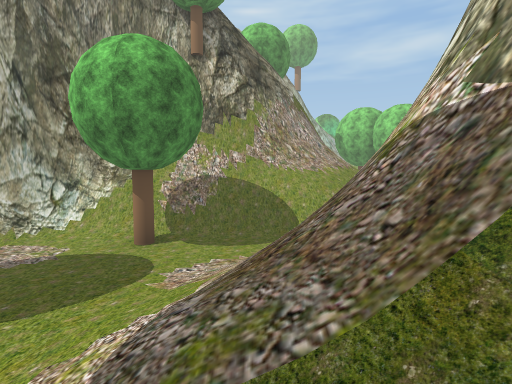
view 1 (above)

18 first-person views from a walk through a scene from a Unity 3-D project. The camera is 1.5 m above the floor, tilts 4° down and sees 80° across. The floor is counted in squares, 2 m on a side. Each view is taken from the middle of a square. On the plan, view 1 faces up. The plan holds only what a view shows up to about 10 squares ahead; the rest is blank. The place goes on beyond the plan. Some trees and plants on the terrain are drawn as simple stand-ins. The player character is not drawn. Some surface patterns are stand-ins.

view 2
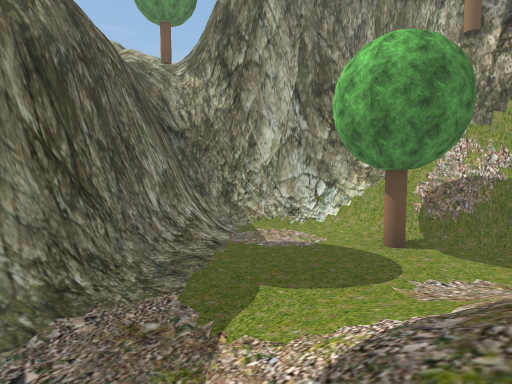

view 3
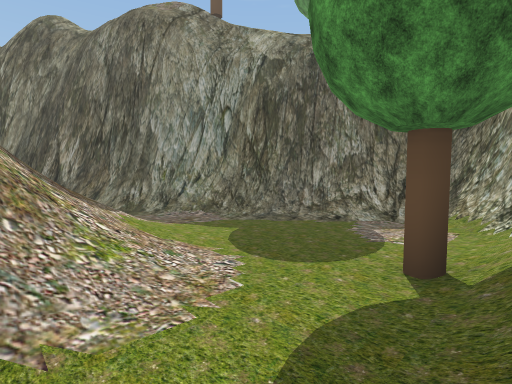

view 4
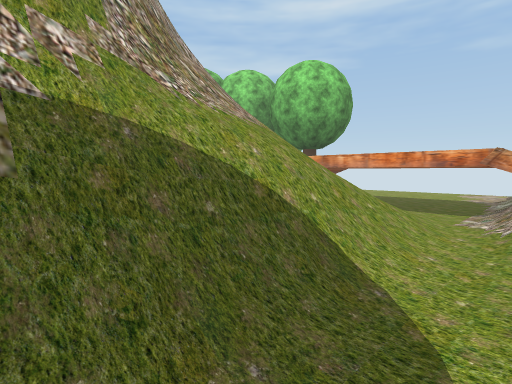

view 5
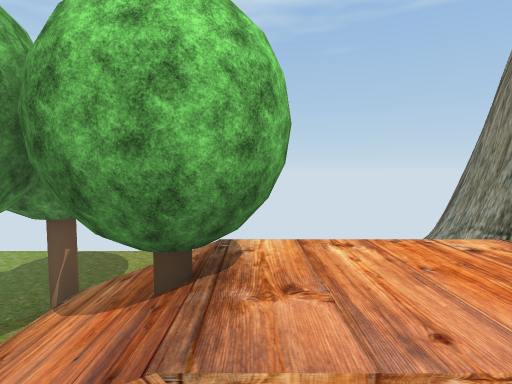

view 6
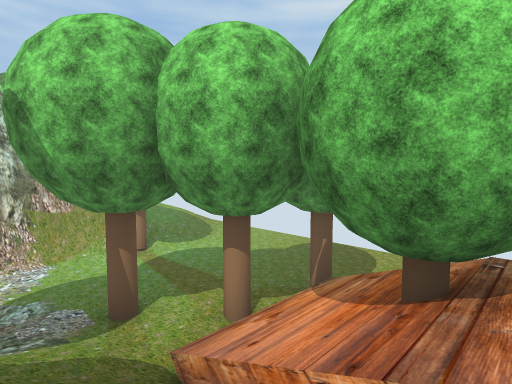

view 7
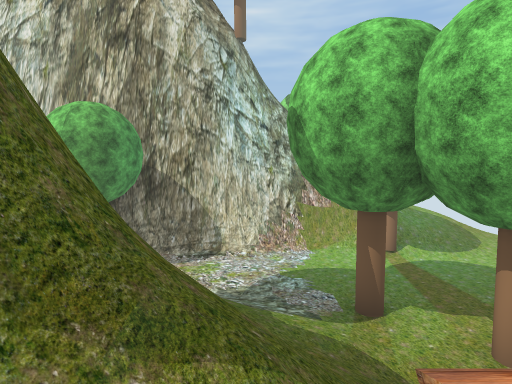

view 8
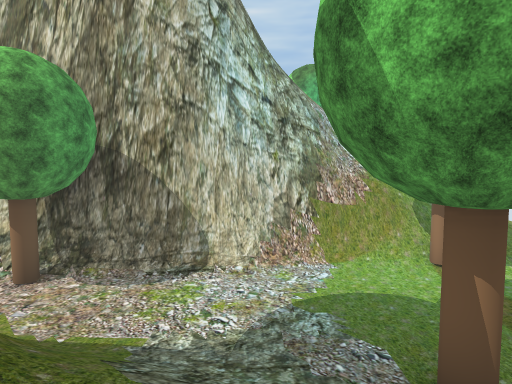

view 9
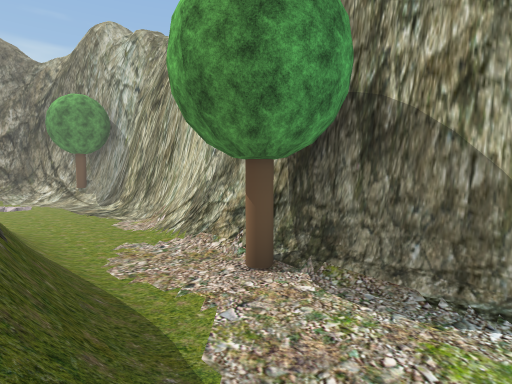

view 10
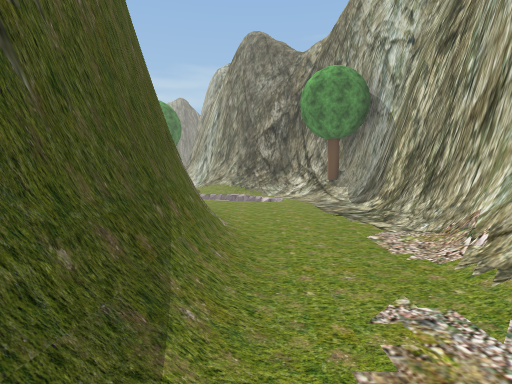

view 11
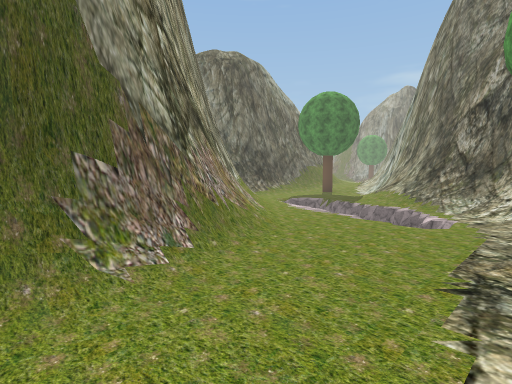

view 12
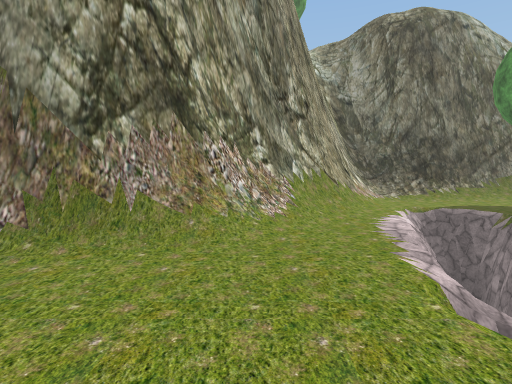

view 13
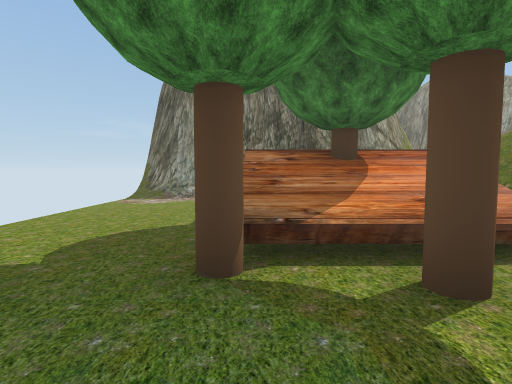

view 14
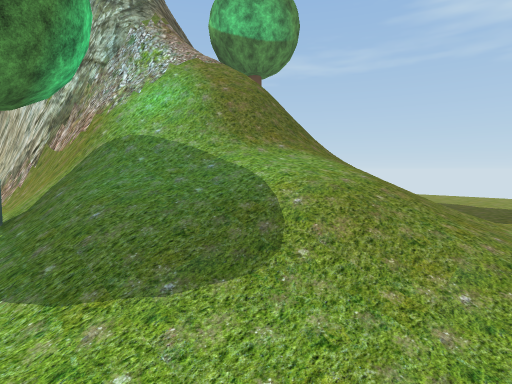

view 15
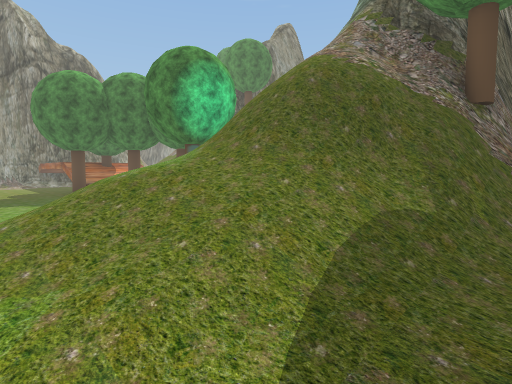

view 16
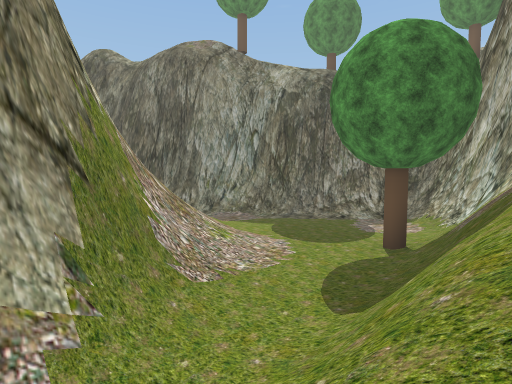

view 17
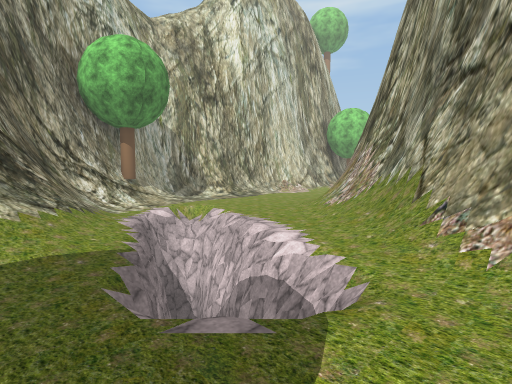

view 18
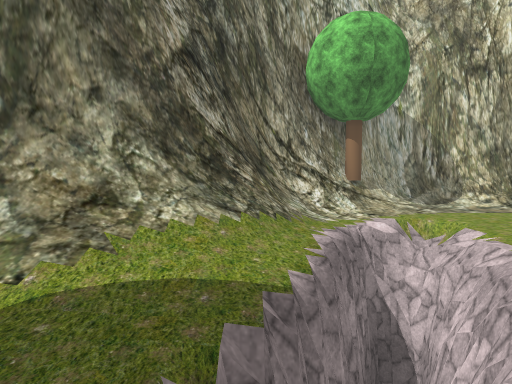

### Floor plan
Key: @ floor where view 1 was taken; # wall or solid block; . main floor; : floor 1 m higher than the main floor; + floor 2 m higher than the main floor; * floor 4.5 m higher than the main floor; % floor 5 m higher than the main floor; & floor 6.25 m higher than the main floor; / step, stairs or slope; = window, fence, low wall or low ledge; v drop or lower ground; O other object.
Columns run from 13 left of view 1 to 10 right of it. Each row starts with its distance up from view 1.
 22                   ///...
 21                 ##O==//.
 20                 ##O*=//.
 19                 #=&%////
 18                 ###/////
 17   ##################///.
 16  ##O...../##O#///..O//..
 15 ##/.....................
 14 #//v......////..........
 13 #/vv../########//.O.....
 12 //v/./##       ///.OO...
 11 .vv./##        #///::...
 10 .///##         #//OO#...
  9 ../##         ##//OOO...
  8 ####        ###///=++...
  7          ####=////#++...
  6         ##=:=////.#++...
  5        ##..O.../########
  4        #/....//##      #
  3        ##/.../##
  2         ##..//#
  1          #/.//#
  0          ##. @
 -1           ##
 -2            #/
 -3            ##
 -4             #

Where each view was taken, in squares from view 1:
view 1: 0 up, 0 right, facing up
view 2: 0 up, 0 right, facing up-left
view 3: 6 up, 1 right, facing down-left
view 4: 5 up, 1 left, facing up-right
view 5: 9 up, 3 right, facing right
view 6: 9 up, 3 right, facing up-right
view 7: 9 up, 3 right, facing up
view 8: 11 up, 3 right, facing up
view 9: 13 up, 2 right, facing up-left
view 10: 14 up, 1 left, facing left
view 11: 16 up, 4 left, facing down-left
view 12: 16 up, 8 left, facing down
view 13: 14 up, 7 right, facing down
view 14: 16 up, 10 right, facing up-left
view 15: 22 up, 10 right, facing down-left
view 16: 7 up, 3 right, facing down-left
view 17: 9 up, 13 left, facing up-right
view 18: 10 up, 12 left, facing up
